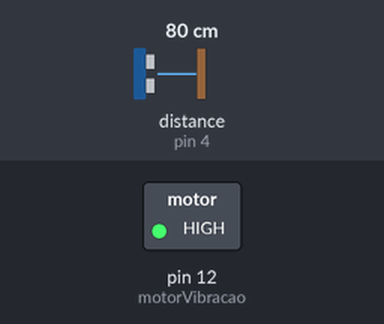
Recording of a sketch running on a simulated Arduino Nano, built with avr-gcc and run on an emulated ATmega328P. On the bench: switched loads named in the sketch (green lamp = pin HIGH). Wiring (inferred from the names in the program): ultrasonic range finder: trigger pin 5; echo pin 4. The test bench sets the inputs (shaded band); at power-on: distance to the obstacle (sensor on pin 4) 80 cm. The echo pulse lasts 58.3 µs per cm; pins used as bus, display or sensor lines are not drawn; what the sketch prints to the serial monitor is not drawn.

Above: at 0.1 s.
At 1.1 s:
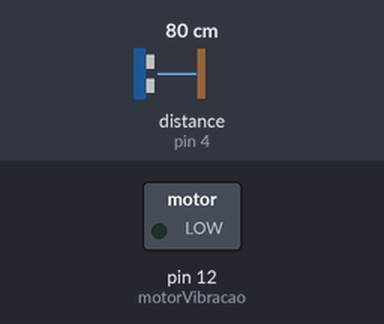
Timing chart, 0 to 2.6 s (numbered marks = the images above):
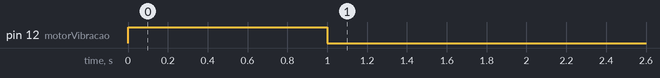

The sketch:

bodyeyecorreto.ino
```cpp
/*
O CIRCUITO CONTÉM: UM ARDUINO NANO, UM MOTOR DE VIBRAÇÃO E UM SENSOR ULTRASSÔNICO
  * O SENSOR ULTRASSÔNICO É UTILIZADO PARA ENTRADA DE DADOS
  * O MOTOR DE VIBRAÇÃO É UTILIZADO PARA SAÍDA DE DADOS
  * SE UM OBJETO ESTIVER A UMA DISTÂNCIA MENOR QUE A DETERMINADA, O MOTOR DEVE VIBRAR ENQUANTO O OBJETO ESTIVER SENDO DETECTADO.
*/

//CONSTANTES UTILIZADAS
const int motorVibracao = 12; //variavel que controla o motor de vibracao
const int pinoEcho = 4; //variavel que controla o pino echo do sensor ultrassônico (emite a onda)
const int pinoTrig = 5; //variavel que controla o pino trig do sensor ultrasônico (recebe a onda)

//FUNCAO SETUP (EXECUTADA TODA VEZ QUE SE REINICIA O ARDUINO)
void setup() {
  Serial.begin(9600); //ativa monitor serial para analise de dados

  //configurando saídas e entradas de dados
  pinMode(motorVibracao, OUTPUT);
  pinMode(pinoEcho, INPUT);
  pinMode(pinoTrig, OUTPUT);

  inicializarSistema(); //chama a funcao inicializarSistema()
}

//FUNCAO LOOP (EXECUTADA CONTINUAMENTE)
void loop() {
  Serial.println(calcularDistancia()); //mostra a distancia calculada pelo sensor ultrassonico no monitor serial
  verificarDistancia(calcularDistancia()); //chama a funcao verificarDistancia() e passa por parametro a saida da funcao calcularDistancia()
}

//FUNÇÃO RESPONSÁVEL POR INICIALIAZAR AS VARIÁVEIS COM VALORES PADRÃO E TESTAR O MOTOR DE VIBRAÇÃO
void inicializarSistema() {
  //vibra o motor durante um segundo quando o codigo é executado
  digitalWrite(motorVibracao, 1);
  delay(1000);
  digitalWrite(motorVibracao, 0);

  //testa se o sensor ultrassônico está recebendo os sinais
  long duracao;
  int distancia;

  digitalWrite(pinoTrig, 0);
  delayMicroseconds(2);
  digitalWrite(pinoTrig, 1);
  delayMicroseconds(10);

  duracao = pulseIn(pinoEcho, 1); //lê a duracao do pulso (quanto tempo o Echo fica em estado HIGH)
  distancia = (duracao / 2) * 0.034; //calcula a distância em centímetros do objeto verificado

  //SAIDA NO MONITOR SERIAL (APENAS PARA TESTES)
  Serial.print("Distancia: ");
  Serial.print(distancia);
  Serial.println(" cm");
  delay(500);
}

// FUNÇAO RESPONSÁVEL POR VERIFICAR E RETORNAR A DISTANCIA
int calcularDistancia(){
  digitalWrite(pinoTrig, 0);
  delayMicroseconds(2);
  digitalWrite(pinoTrig, 1);
  delayMicroseconds(7);
  digitalWrite(pinoTrig, 0);

  long duracao = pulseIn(pinoEcho, 1); //lê o tempo que o pulso levou para retornar

  int distancia = (duracao / 2.0) * 0.0343;

  // Imprime a distância no monitor serial
  Serial.print("Distância: ");
  Serial.print(distancia);
  Serial.println(" cm");

  delay(500); // Aguarda meio segundo antes da próxima medição
  return distancia;
}

void verificarDistancia(int dist){
  int distLimite = 10; //configura a distancia limite para 10cm

  if(dist < distLimite){
    digitalWrite(motorVibracao, 1);
    delay(10);
    verificarDistancia(calcularDistancia());
  } else {
    digitalWrite(motorVibracao, 0);
    loop(); //chama a funcao loop para reiniciar a verificacao de distancia
  }
}
```
